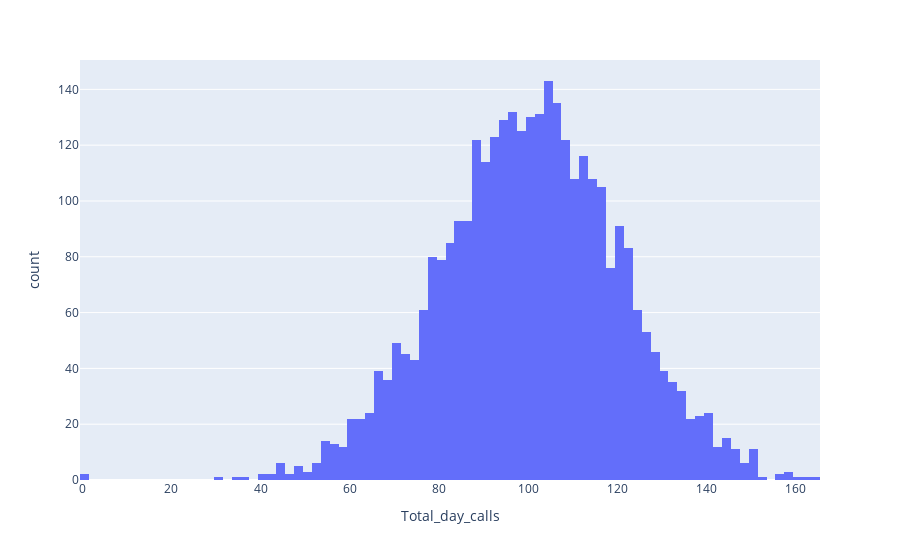

Here is the notebook cell this chart was saved with:
### Code cell
px.histogram(df, x= "Total_day_calls")

### Figure 1 — Plotly figure (JSON) as saved in the notebook; plotly's stock layout.template omitted (floating-point values rounded to 4 significant figures; data arrays with more than 128 entries replaced by an {"elided": "..."} marker saying what was removed)
{"data": [{"bingroup": "x", "hovertemplate": "Total_day_calls=%{x}<br>count=%{y}<extra></extra>", "legendgroup": "", "marker": {"color": "#636efa", "pattern": {"shape": ""}}, "name": "", "orientation": "v", "showlegend": false, "type": "histogram", "x": {"elided": "3333 int values"}, "xaxis": "x", "yaxis": "y"}], "layout": {"barmode": "relative", "legend": {"tracegroupgap": 0}, "margin": {"t": 60}, "xaxis": {"anchor": "y", "domain": [0, 1], "title": {"text": "Total_day_calls"}}, "yaxis": {"anchor": "x", "domain": [0, 1], "title": {"text": "count"}}}}
